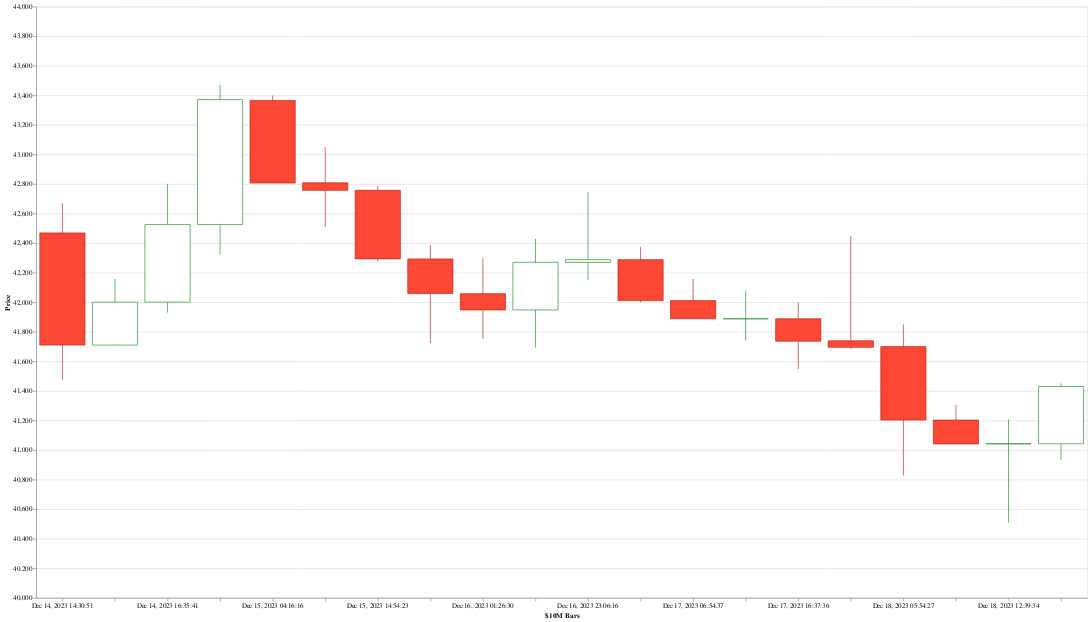

The code cell stored with this chart in its notebook:
### Code cell
def plot_candles(df, x_axis=None, width=800, height=400):
    green = 'forestgreen'
    red = 'rgb(255, 72, 51)'
    darkred = 'firebrick'
    white = 'white'

    open_close_fill = alt.condition(
        "datum.open <= datum.close",
        alt.value(white),
        alt.value(red)
    )

    open_close_rule = alt.condition(
        "datum.open <= datum.close",
        alt.value(green),
        alt.value(darkred)
    )

    open_close_stroke = alt.condition(
        "datum.open <= datum.close",
        alt.value(green),
        alt.value(darkred)
    )

    base = alt.Chart(df, width=width, height=height).encode(
        x=x_axis,
        color=open_close_fill,
    )

    rule = base.mark_rule().encode(
        alt.Y(
            'low:Q',
            title='Price',
            scale=alt.Scale(zero=False),
        ),
        alt.Y2('high:Q'),
        color=open_close_rule
        )

    bar = base.mark_bar(
        size=(width / len(df)) * 0.86
        ).encode(
        alt.Y('open:Q'),
        alt.Y2('close:Q'),
        stroke=open_close_stroke
        )

    return rule + bar


def plot_dollar_candles(df, **kwargs):
    # inferred
    bin_size = df.V.iloc[0]
    x_title = f'${int(round(bin_size / 10**6))}M Bars'
    x_axis = alt.X(
        f'yearmonthdatehoursminutesseconds(T):O',
        axis=alt.Axis(title=x_title)
        )
    return plot_candles(df, x_axis=x_axis, **kwargs)

plot_dollar_candles(dfs['v'], width=1600, height=900)

### Figure 1 — Vega-Lite specification as saved in the notebook (floating-point values rounded to 4 significant figures)
{"config": {"view": {"continuousWidth": 300, "continuousHeight": 300}}, "layer": [{"mark": {"type": "rule"}, "encoding": {"color": {"condition": {"test": "datum.open <= datum.close", "value": "forestgreen"}, "value": "firebrick"}, "x": {"axis": {"title": "$10M Bars"}, "field": "T", "timeUnit": "yearmonthdatehoursminutesseconds", "type": "ordinal"}, "y": {"field": "low", "scale": {"zero": false}, "title": "Price", "type": "quantitative"}, "y2": {"field": "high"}}}, {"mark": {"type": "bar", "size": 68.8}, "encoding": {"color": {"condition": {"test": "datum.open <= datum.close", "value": "white"}, "value": "rgb(255, 72, 51)"}, "stroke": {"condition": {"test": "datum.open <= datum.close", "value": "forestgreen"}, "value": "firebrick"}, "x": {"axis": {"title": "$10M Bars"}, "field": "T", "timeUnit": "yearmonthdatehoursminutesseconds", "type": "ordinal"}, "y": {"field": "open", "type": "quantitative"}, "y2": {"field": "close"}}}], "data": {"name": "data-2061b139dda8ab7ef32542073026c3e9"}, "height": 900, "width": 1600, "$schema": "https://vega.github.io/schema/vega-lite/v5.15.1.json", "datasets": {"data-2061b139dda8ab7ef32542073026c3e9": [{"open": 42469, "high": 42669, "low": 41475, "close": 41710, "Q": 237.7, "V": 9998000.0, "V_buy": 5078000.0, "V_sell": 4920000.0, "T": "2023-12-14T14:30:51", "D": 158200.0}, {"open": 41710, "high": 42157, "low": 41709, "close": 42000, "Q": 238.2, "V": 9999000.0, "V_buy": 3213000.0, "V_sell": 6785000.0, "T": "2023-12-14T14:35:27", "D": -3572000.0}, {"open": 42000, "high": 42801, "low": 41930, "close": 42526, "Q": 235.4, "V": 9996000.0, "V_buy": 3407000.0, "V_sell": 6589000.0, "T": "2023-12-14T16:35:41", "D": -3182000.0}, {"open": 42526, "high": 43470, "low": 42323, "close": 43371, "Q": 233.0, "V": 10010000.0, "V_buy": 6775000.0, "V_sell": 3231000.0, "T": "2023-12-14T18:49:28", "D": 3544000.0}, {"open": 43365, "high": 43398, "low": 42806, "close": 42806, "Q": 232.4, "V": 9999000.0, "V_buy": 4098000.0, "V_sell": 5901000.0, "T": "2023-12-15T04:16:16", "D": -1803000.0}, {"open": 42808, "high": 43048, "low": 42509, "close": 42757, "Q": 234.0, "V": 10000000.0, "V_buy": 5840000.0, "V_sell": 4161000.0, "T": "2023-12-15T13:06:38", "D": 1679000.0}, {"open": 42757, "high": 42788, "low": 42275, "close": 42293, "Q": 235.4, "V": 10000000.0, "V_buy": 1210000.0, "V_sell": 8790000.0, "T": "2023-12-15T14:54:23", "D": -7580000.0}, {"open": 42293, "high": 42387, "low": 41723, "close": 42059, "Q": 237.5, "V": 10000000.0, "V_buy": 2121000.0, "V_sell": 7880000.0, "T": "2023-12-15T17:26:48", "D": -5760000.0}, {"open": 42058, "high": 42296, "low": 41751, "close": 41948, "Q": 237.6, "V": 9999000.0, "V_buy": 3232000.0, "V_sell": 6767000.0, "T": "2023-12-16T01:26:30", "D": -3534000.0}, {"open": 41948, "high": 42429, "low": 41693, "close": 42270, "Q": 237.7, "V": 10000000.0, "V_buy": 4517000.0, "V_sell": 5484000.0, "T": "2023-12-16T09:09:42", "D": -966900.0}, {"open": 42270, "high": 42746, "low": 42152, "close": 42288, "Q": 235.7, "V": 9994000.0, "V_buy": 4288000.0, "V_sell": 5706000.0, "T": "2023-12-16T23:06:16", "D": -1419000.0}, {"open": 42288, "high": 42374, "low": 42000, "close": 42011, "Q": 236.8, "V": 10010000.0, "V_buy": 737400.0, "V_sell": 9269000.0, "T": "2023-12-17T02:48:38", "D": -8532000.0}, {"open": 42011, "high": 42158, "low": 41888, "close": 41888, "Q": 237.8, "V": 9995000.0, "V_buy": 1494000.0, "V_sell": 8501000.0, "T": "2023-12-17T06:54:37", "D": -7007000.0}, {"open": 41888, "high": 42078, "low": 41740, "close": 41888, "Q": 238.5, "V": 9998000.0, "V_buy": 2195000.0, "V_sell": 7803000.0, "T": "2023-12-17T14:44:27", "D": -5608000.0}, {"open": 41888, "high": 41998, "low": 41547, "close": 41736, "Q": 239.4, "V": 10010000.0, "V_buy": 2189000.0, "V_sell": 7818000.0, "T": "2023-12-17T16:37:36", "D": -5630000.0}, {"open": 41739, "high": 42448, "low": 41683, "close": 41695, "Q": 238.1, "V": 9997000.0, "V_buy": 3086000.0, "V_sell": 6911000.0, "T": "2023-12-17T23:41:34", "D": -3824000.0}, {"open": 41700, "high": 41850, "low": 40827, "close": 41203, "Q": 242.3, "V": 10000000.0, "V_buy": 3467000.0, "V_sell": 6534000.0, "T": "2023-12-18T05:54:27", "D": -3066000.0}, {"open": 41203, "high": 41305, "low": 41041, "close": 41041, "Q": 243.1, "V": 9999000.0, "V_buy": 3087000.0, "V_sell": 6912000.0, "T": "2023-12-18T10:20:25", "D": -3825000.0}, {"open": 41041, "high": 41207, "low": 40508, "close": 41043, "Q": 244.8, "V": 9997000.0, "V_buy": 3113000.0, "V_sell": 6884000.0, "T": "2023-12-18T12:39:34", "D": -3772000.0}, {"open": 41042, "high": 41451, "low": 40932, "close": 41430, "Q": 176.8, "V": 7280000.0, "V_buy": 3978000.0, "V_sell": 3302000.0, "T": "2023-12-18T15:03:34", "D": 675700.0}]}}
